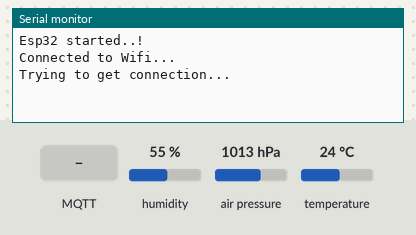
A sketch run on a simulated ESP32. Shown: the last lines printed to the serial monitor. Inputs (shaded band) come from the test bench; at power-on: humidity 55 %, air pressure 1013 hPa, temperature 24 °C. WiFi joins after 1.5 s; servers stay silent unless stated; no MQTT or app messages arrive unless stated.

Above: at 2.2 s.
2.3 s: MQTT message "1" arrives on the first subscribed topic
At 3.6 s:
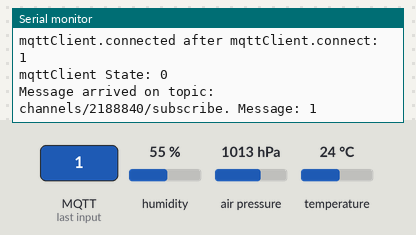
4.5 s: MQTT message "on" arrives on the first subscribed topic
At 5.0 s:
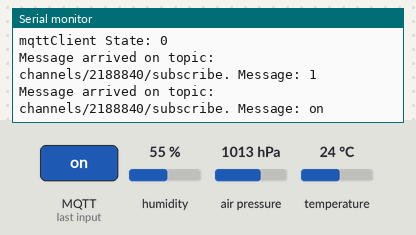
6.0 s: MQTT message "off" arrives on the first subscribed topic
At 7.2 s:
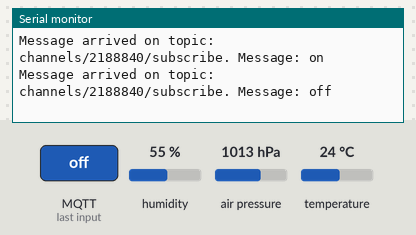
7.5 s: humidity set to 22 %
At 20.9 s:
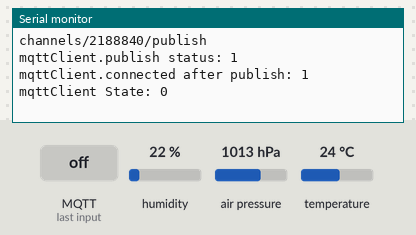

The sketch:

soilmoisture.ino
```cpp
#include <WiFi.h>
#include<PubSubClient.h>
#include <Adafruit_Sensor.h>
#include <Adafruit_BME280.h>

// Define the BME sensor object
Adafruit_BME280 bme;
const int rainPin = 35;
int sensorVal;
//int sensorPin = <Define your Pin>

const char* ssid ="realme 5i";
const char* passwd = "sranshaab";

long channelId = 2188840; // channel id

//experimenatl
char userName[] = "AgUcDSAINS0YCxcnExsRFBI"; // added device userId
char passKey[] = "j2OGsP+eI/RKFoxmwLfiS1vh"; // added device pasword
char clientId[] = "AgUcDSAINS0YCxcnExsRFBI"; // added device clientId

WiFiClient client;

const char* server = "mqtt3.thingspeak.com";

PubSubClient mqttClient(client); // init PubSub

unsigned long lastConnectionTime = 0;
const unsigned long postingInterval = 20 * 1000; // post data every 20 sec (1000ms = 1 sec)


void setup() {
  // put your setup code here, to run once:
  Serial.begin(115200);
  int status = WL_IDLE_STATUS;

  Serial.println("Esp32 started..!");

  while(status != WL_CONNECTED){
    status = WiFi.begin(ssid, passwd);
    status = WL_CONNECTED;
    delay(1000);
    }

//  pinMode(solar, INPUT);
//  pinMode(elec, INPUT);
//  pinMode(bat,INPUT);

    Serial.println("Connected to Wifi...");
    mqttClient.setServer(server, 1883);

    mqttClient.setCallback(subCallback);
    mqttClient.setBufferSize( 2048 ); // imp step for getting data from thingspeak
//    Serial.print("mqttClient State: "); Serial.println(mqttClient.state());

}

void loop() {
  // put your main code here, to run repeatedly:
  if(!mqttClient.connected()){

    reconnect();

    }

    mqttClient.loop();

    if(millis() - lastConnectionTime > postingInterval){

      mqttPublishFeed();
      Serial.print("mqttClient State: ");
      Serial.println(mqttClient.state());
    }

}

// reconnect function
void reconnect(){

//  char clientId[9];

  while(!mqttClient.connected()){
    Serial.println("Trying to get connection...");

//    for(int i=0; i<8; i++){
//      clientId[i] = alphanum[random(51)];
//      }
//      clientId[8]='\0';
//      Serial.println(clientId);

      delay(2000);

  if(mqttClient.connect(clientId,userName,passKey)){
      Serial.println("Connected..!");
      bool PubSub_Status = mqttClient.connected();
      mqttSubscribe();
      Serial.print("mqttClient.connected after mqttClient.connect: ");
      Serial.println(PubSub_Status);
      Serial.print("mqttClient State: ");
      Serial.println(mqttClient.state());
      }
  else{
      Serial.print("failed, rc=");
      Serial.print(mqttClient.state());
      Serial.println("try again in 5 sec");
      delay(5000);
      }
    }
  }

  void mqttPublishFeed(){
    // provide data generation mechanism below
  float temperature = bme.readTemperature();
  float humidity = bme.readHumidity();
  float pressure = bme.readPressure() / 100.0; // Convert from Pa to hPa
  int rainfall = analogRead(rainPin);

  String data = "field1=" + String(temperature) + "&field2=" + String(humidity)+ "&field3=" + String(pressure)+ "&field4=" + String(rainfall) + "&status=MQTTPUBLISH";
    int length = data.length();
    const char *msgBuffer;
    msgBuffer = data.c_str();
    Serial.println(msgBuffer);

//    String topicString = "channels/" + String(channelId) + "/publish/" + String(writeApiKey);
    String topicString = "channels/" + String(channelId) + "/publish";
    length = topicString.length();
    const char *topicBuffer;
    topicBuffer = topicString.c_str();
    Serial.println(topicBuffer);
    bool mqttpublish = mqttClient.publish(topicBuffer, msgBuffer);
    Serial.print("mqttClient.publish status: ");
    Serial.println(mqttpublish);
    bool PubSub_Status = mqttClient.connected();
    Serial.print("mqttClient.connected after publish: ");
    Serial.println(PubSub_Status);

    lastConnectionTime = millis();

    }

// Logic for subscribe

    void mqttSubscribe(){
      String myTopic = "channels/"+String( channelId )+"/subscribe";
      bool substatus = mqttClient.subscribe(myTopic.c_str());
      Serial.println(substatus);
      Serial.print("Subcribed to experimenatal channel: ");
      Serial.println(channelId);
    }

    void subCallback(char* topic, byte* message, unsigned int length) {
      Serial.print("Message arrived on topic: ");
      Serial.print(topic);
      Serial.print(". Message: ");
      String messageTemp;

      for (int i = 0; i < length; i++) {
        Serial.print((char)message[i]);
        messageTemp += (char)message[i];
      }

      Serial.println();
}
```

Measured:
- after the input at 2.3 s, the serial monitor: prints a new line after 0.76 s (image 1)
- after the input at 4.5 s, the serial monitor: prints a new line at once (image 2)
- after the input at 6.0 s, the serial monitor: prints a new line at once (image 3)
- after the input at 7.5 s, the serial monitor: prints a new line after 12.5 s (image 4)
